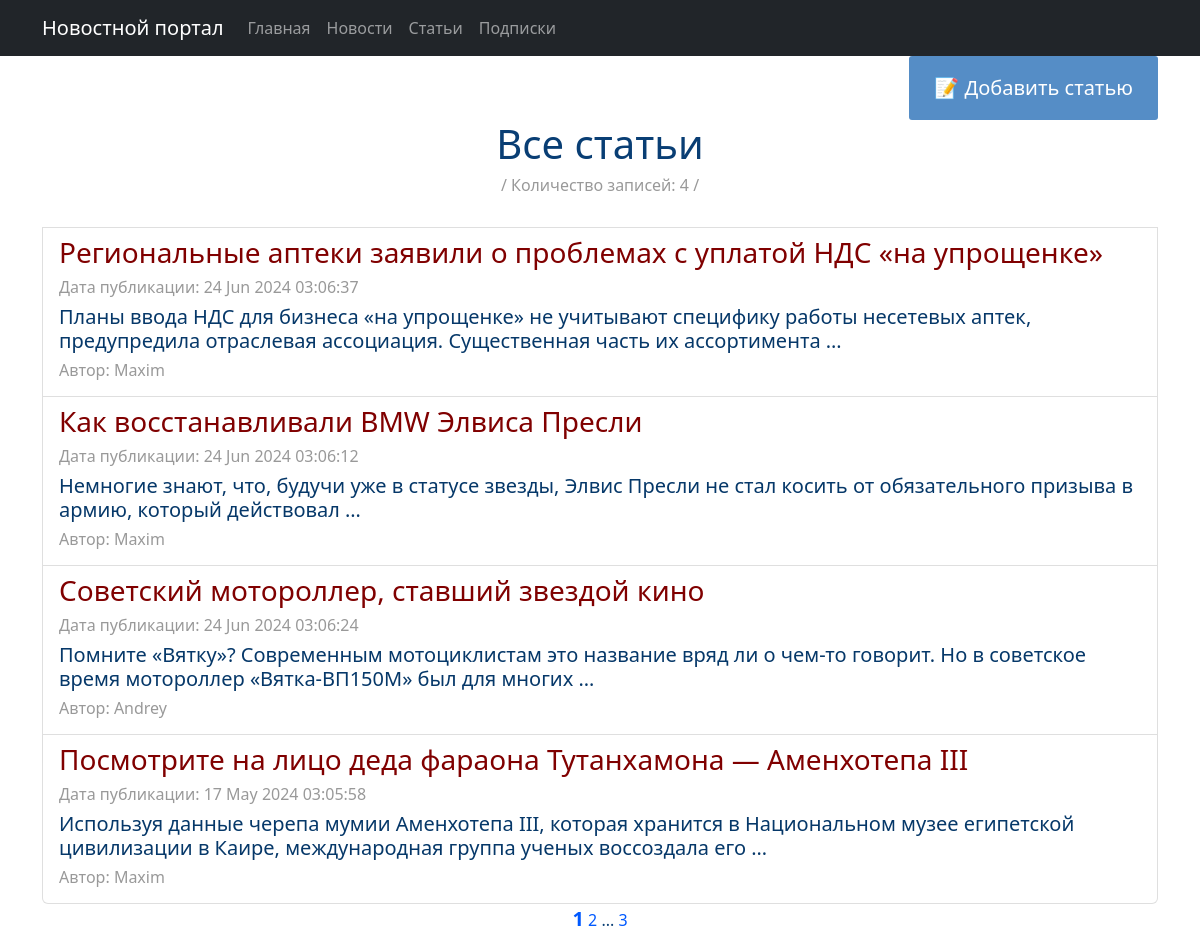
The page /articles/ (signed in) on the database its author committed.
### news/models.py (models this page shows, shortened)
class Post(models.Model):
    categor = [
        ('AR', 'Статья'),
        ('NE', 'Новость'),
    ]
    type = models.CharField(max_length=8, choices=categor, default='AR')
    user = models.ForeignKey(Author, on_delete=models.CASCADE, related_name='post')
    category = models.ManyToManyField(Category, through='PostCategory')
    date = models.DateTimeField(auto_now_add=True)
    title = models.CharField(max_length=256)
    text = models.TextField()
    rating = models.SmallIntegerField(default=0)

class Author(models.Model):
    user = models.OneToOneField(User, on_delete=models.CASCADE)
    rating = models.SmallIntegerField(default=0)

### news/views.py (the view)
# urls.py: path('articles/', ArticlesList.as_view(), name='articles_list'),
class ArticlesList(ListView):
    model = Post
    ordering = '-date'
    template_name = 'articles.html'
    context_object_name = 'articles'
    paginate_by = 4
    def get_queryset(self):
        return Post.objects.filter(type='AR').order_by('-date')

### news/templatetags/custom_filters.py (called while the page is built)
@register.filter()
def length(value):
    return len(value)

### news/templatetags/custom_tags.py (called while the page is built)
@register.simple_tag(takes_context=True)
def url_replace(context, **kwargs):
    d = context['request'].GET.copy()
    for k, v in kwargs.items():
        d[k] = v
    return d.urlencode()

### templates/articles.html (shortened to what this page needs)
{% extends 'flatpages/default.html' %}
{% load custom_filters %}
{% load custom_tags %}
{% block content %}
{% if perms.news.add_new %}
<div class="flex-container">
    <a href="create/" class="btn">📝 Добавить статью</a>
</div>
{% endif %}
<h1>Все статьи</h1>
<h6><span
        style="color: #999999;">/ Количество записей: {{articles|length}} /</span></h6>
{% if articles %}
<div class="list-group">
    <br>
    {% for article in articles %}
    <a href="{{ article.id }}" class="list-group-item list-group-item-action">
        <h3 style="text-align: left;"><span
                style="color: #800000;">{{ article.title }}</span></h3>
        <h6 style="text-align: left;"><span
                style="color: #999999;">Дата публикации: {{article.date |date:'d M Y h:m:s'}}</span></h6>
        <h5 style="text-align: left;">{{ article.text | truncatewords:20 }}</h5>
        <h6 style="text-align: left;"><span
                style="color: #999999;">Автор: {{ article.user.user }}</span></h6>
    </a>
    {% endfor %}
</div>
{% else %}
<h2>Статей нет!</h2>
{% endif %}
<a style="font-size: 20px;"><b>{{ page_obj.number }}</b></a>
{% if page_obj.has_next %}
<a href="?{% url_replace page=page_obj.next_page_number %}">{{ page_obj.next_page_number }}</a>
{% if paginator.num_pages != page_obj.next_page_number %}
...
<a href="?{% url_replace page=page_obj.paginator.num_pages %}">{{ page_obj.paginator.num_pages }}</a>
{% endif %}
{% endif %}
{% endblock content %}

### templates/flatpages/default.html (style rules this page uses)
.btn { display: inline-block; background: #558DC6; color: #fff; padding: 1rem 1.5rem; text-decoration: none; border-radius: 3px; font-size: 20px; }
.flex-container { display: flex; justify-content: flex-end; align-items: flex-start; grid-template-columns: repeat(n, 1fr); gap: 10px;  }

### rows shown on the page
Post: title "Региональные аптеки заявили о проблемах с уплатой НДС «на упрощенке»", date "24 Jun 2024 03:06:37", text "Планы ввода НДС для бизнеса «на упрощенке» не учитывают специфику работы несетевых аптек, предупредила отраслевая ассоциация. Существенная часть их ассортимента …", user.user "Maxim"
Post: title "Как восстанавливали BMW Элвиса Пресли", date "24 Jun 2024 03:06:12", text "Немногие знают, что, будучи уже в статусе звезды, Элвис Пресли не стал косить от обязательного призыва в армию, который действовал …", user.user "Maxim"
Post: title "Советский мотороллер, ставший звездой кино", date "24 Jun 2024 03:06:24", text "Помните «Вятку»? Современным мотоциклистам это название вряд ли о чем-то говорит. Но в советское время мотороллер «Вятка-ВП150М» был для многих …", user.user "Andrey"
Post: title "Посмотрите на лицо деда фараона Тутанхамона — Аменхотепа III", date "17 May 2024 03:05:58", text "Используя данные черепа мумии Аменхотепа III, которая хранится в Национальном музее египетской цивилизации в Каире, международная группа ученых воссоздала его …", user.user "Maxim"

### other values the page prints
{{ articles|length }} "4"
{{ page_obj.number }} "1"
{{ page_obj.next_page_number }} "2"
{{ page_obj.paginator.num_pages }} "3"
